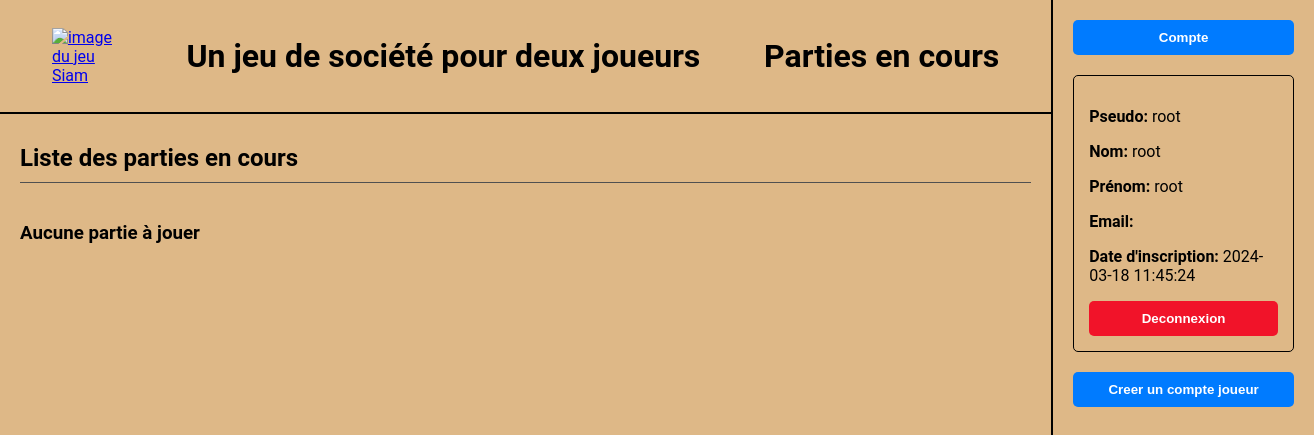
The app's page /pages/in_progress_games_page.php (signed in), older data.
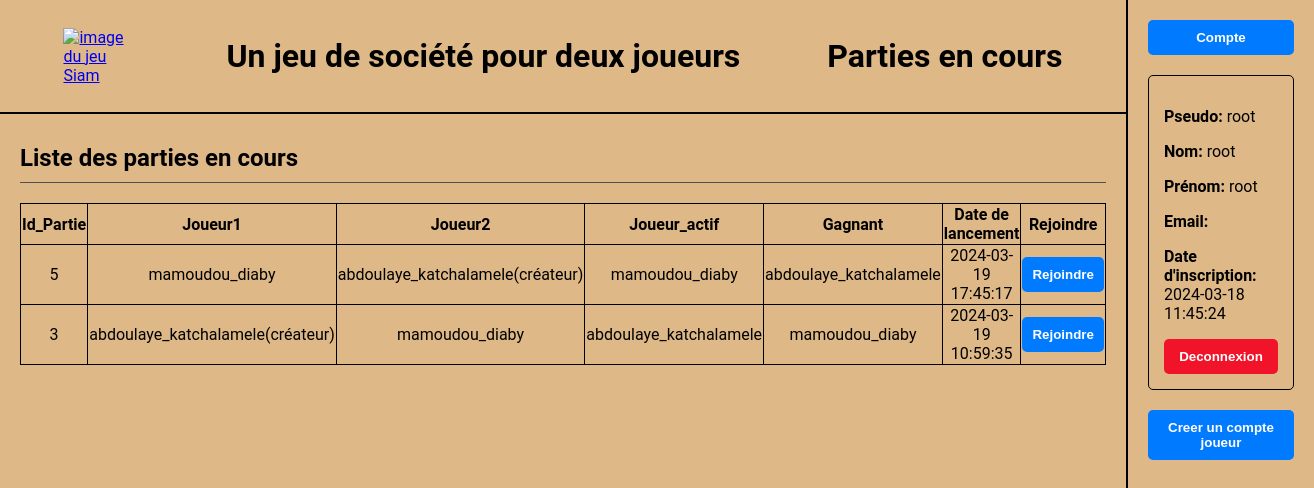
The same page, newer data.
### tables this page shows
CREATE TABLE Game (
  game_ID INTEGER PRIMARY KEY AUTOINCREMENT,
  board TEXT,
  last_move TEXT,
  player1 TEXT,
  player2 TEXT,
  winner TEXT,
  active_player TEXT,
  launcher TEXT,
  launch_date DATE,
  FOREIGN KEY (player1) REFERENCES User(username),
  FOREIGN KEY (player2) REFERENCES User(username),
  FOREIGN KEY (winner) REFERENCES User(username),
  FOREIGN KEY (active_player) REFERENCES User(username),
  FOREIGN KEY (launcher) REFERENCES User(username)
);

### pages/in_progress_games_page.php (the view, shortened to what this page needs)
<?php
if (isset($_SESSION['username'])) {
  try {
    $db = new PDO('sqlite:../datas/data_base.db');
  } catch (PDOException $e) {
    echo "Échec de la connexion", $e->getMessage();
    $db = null;
    exit();
  }
  if ($_SESSION['is_admin'] == 1) {
    $query = "SELECT * FROM Game ORDER BY launch_date DESC";
    $stmt = $db->prepare($query);
  } else {
    $query = "SELECT * FROM Game WHERE player1=:username OR player2=:username ORDER BY launch_date DESC";
    $stmt = $db->prepare($query);
    $stmt->bindValue(':username', $_SESSION['username'], PDO::PARAM_STR);
  }
  $stmt->execute();
  $play_results = $stmt->fetchAll(PDO::FETCH_ASSOC);
} else {
  header('Location: login_page.php');
  exit();
}
?>
<!DOCTYPE html>
<html lang="fr">
<head>
  <link rel="stylesheet" href="../styles/style2.css">
</head>
<body>
  <header>
    <a href="home_page.php"><img src="../images/siam.jpeg" alt="image du jeu Siam"></a>
    <h1>Un jeu de société pour deux joueurs</h1>
    <h1>Parties en cours</h1>
  </header>
  <section>
    <h2>Liste des parties en cours</h2>
    <?php
    if (empty($play_results)) {
      echo "<h3>Aucune partie à jouer</h3>";
    } else {
      echo "<table>";
      echo "<tr>";
      echo "<th>Id_Partie</th>";
      echo "<th>Joueur1</th>";
      echo "<th>Joueur2</th>";
      echo "<th>Joueur_actif</th>";
      echo "<th>Gagnant</th>";
      echo "<th>Date de lancement</th>";
      echo "<th>Rejoindre</th>";
      echo "</tr>";
      foreach ($play_results as $row) {
        echo "<tr>";
        echo "<td>{$row['game_ID']}</td>";
        echo "<td>{$row['player1']}" . (($row['player1'] == $row['launcher']) ? "(créateur)" : "") . "</td>";
        echo "<td>{$row['player2']}" . (($row['player2'] == $row['launcher']) ? "(créateur)" : "") . "</td>";
        echo "<td>{$row['active_player']}</td>";
        echo "<td>{$row['winner']}</td>";
        echo "<td>{$row['launch_date']}</td>";
        echo "<td><button onclick=\"window.location.href='game_page.php?id={$row['game_ID']}'\">Rejoindre</button></td>";
        echo "</tr>";
      }
      echo "</table>";
    }
    ?>
  </section>
  <aside>
    <button onclick="window.location.href='account_page.php'">Compte</button>
    <div>
      <?php
      echo "<p><strong>Pseudo:</strong> {$_SESSION['username']}</p>";
      echo "<p><strong>Nom:</strong> {$_SESSION['last_name']}</p>";
      echo "<p><strong>Prénom:</strong> {$_SESSION['first_name']}</p>";
      echo "<p><strong>Email:</strong> {$_SESSION['email']}</p>";
      echo "<p><strong>Date d'inscription:</strong> {$_SESSION['registration_date']}</p>";
      ?>
      <button class='red_buttons' onclick="window.location.href='../api/logout_api.php'">Deconnexion</button>
    </div>
    <?php
    if ($_SESSION['is_admin']) {
      echo "<button onclick=\"window.location.href='enroll_page.php'\">Creer un compte joueur</button>";
    }
    ?>
  </aside>
</body>
</html>

Row changes from the older to the newer data that the page shows:
added game: game_ID "5", player1 "mamoudou_diaby", player2 "abdoulaye_katchalamele", shows "(créateur)", active_player "mamoudou_diaby", winner "abdoulaye_katchalamele", launch_date "2024-03-19 17:45:17"
added game: game_ID "3", player1 "abdoulaye_katchalamele", shows "(créateur)", player2 "mamoudou_diaby", active_player "abdoulaye_katchalamele", winner "mamoudou_diaby", launch_date "2024-03-19 10:59:35"
Text that changed along with them:
text no longer shown: "Aucune partie à jouer"
text now shown: "Id_Partie Joueur1 Joueur2 Joueur_actif Gagnant Date de lancement Rejoindre"
